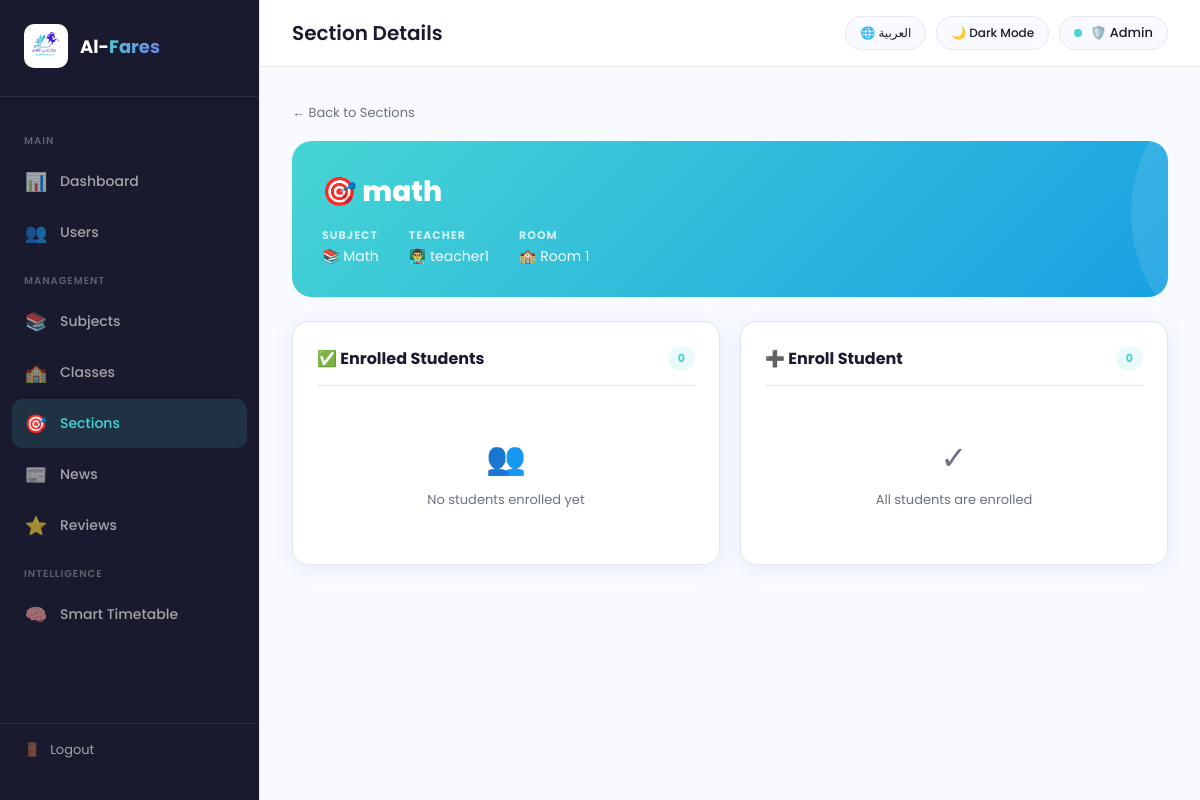
/admin/section/1 (signed in), run on an earlier commit of the app's database.
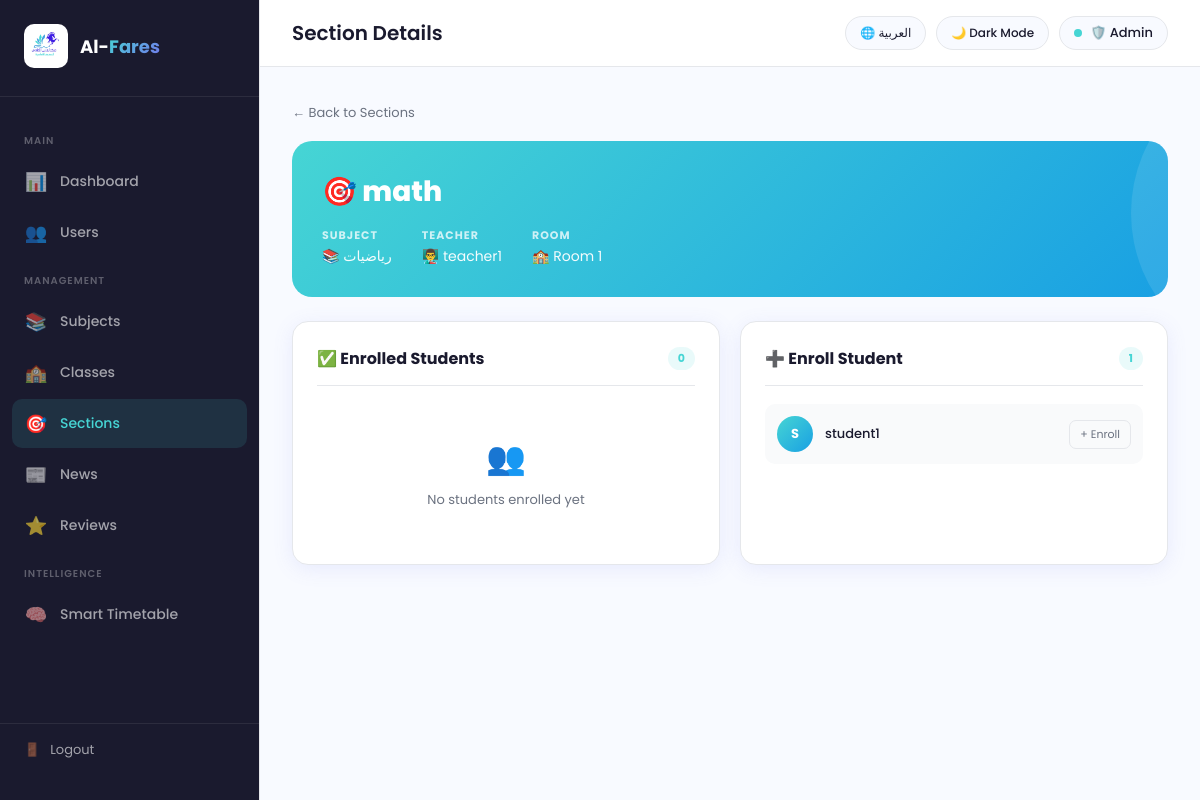
And on a later commit of the database.
### tables this page shows
CREATE TABLE Subjects (
            Subject_ID INTEGER PRIMARY KEY AUTOINCREMENT,
            Subject_Name TEXT NOT NULL,
            Credit_Hours INTEGER
        );

CREATE TABLE Users (
            User_ID INTEGER PRIMARY KEY AUTOINCREMENT,
            Full_Name TEXT NOT NULL,
            Username TEXT UNIQUE NOT NULL,
            Password TEXT NOT NULL,
            Email TEXT,
            User_Role TEXT NOT NULL CHECK(User_Role IN ('Admin','Teacher','Student'))
        );

CREATE TABLE Students (
            Student_ID INTEGER PRIMARY KEY AUTOINCREMENT,
            Grade_Level TEXT,
            Gender TEXT,
            Available_From TEXT DEFAULT '14:00',
            Parent_ID INTEGER,
            AI_Risk_Status TEXT DEFAULT 'Normal',
            User_ID INTEGER,
            Class_ID INTEGER,
            FOREIGN KEY (User_ID) REFERENCES Users(User_ID),
            FOREIGN KEY (Class_ID) REFERENCES Classes(Class_ID)
        );

### app.py (the view)
@app.route('/admin/section/<int:section_id>')
def section_details(section_id):
    if session.get('role') != 'Admin':
        return redirect('/login')
    conn = get_db()
    section = conn.execute('''
        SELECT s.*, sub.Subject_Name, u.Full_Name AS Teacher_Name, c.Room_Number
        FROM Sections s
        LEFT JOIN Subjects sub ON s.Subject_ID = sub.Subject_ID
        LEFT JOIN Teachers t ON s.Teacher_ID = t.Teacher_ID
        LEFT JOIN Users u ON t.User_ID = u.User_ID
        LEFT JOIN Classes c ON s.Class_ID = c.Class_ID
        WHERE s.Section_ID = ?
    ''', (section_id,)).fetchone()
    enrolled = conn.execute('''
        SELECT e.*, u.Full_Name, st.Student_ID
        FROM Enrollments e
        JOIN Students st ON e.Student_ID = st.Student_ID
        JOIN Users u ON st.User_ID = u.User_ID
        WHERE e.Section_ID = ?
    ''', (section_id,)).fetchall()
    available = conn.execute('''
        SELECT st.Student_ID, u.Full_Name
        FROM Students st
        JOIN Users u ON st.User_ID = u.User_ID
        WHERE st.Student_ID NOT IN (
            SELECT Student_ID FROM Enrollments WHERE Section_ID = ?
        )
    ''', (section_id,)).fetchall()
    conn.close()
    return render_template('section_details.html',
                           section=section,
                           enrolled=enrolled,
                           available=available)

### database.py (called while the page is built)
def get_db():
    conn = sqlite3.connect('alfares.db')
    conn.row_factory = sqlite3.Row
    return conn

### templates/section_details.html (shortened to what the changed rows need)
<!DOCTYPE html>
<html lang="en" dir="ltr" data-theme="light">
<head>
</head>
<body>
  <aside class="sidebar">
    <div class="sidebar-logo">
      <h2>Al-<span>Fares</span></h2>
    </div>
  </aside>
  <div class="main">
    <div class="topbar">
      <h1 id="page-title">Section Details</h1>
    </div>
    <div class="content">
      <div class="section-info-card">
        <h2>🎯 {{ section.Section_Name }}</h2>
        <div class="info-row">
          <div>
            <strong data-ar="المادة" data-en="Subject">Subject</strong>
            📚 {{ section.Subject_Name or 'N/A' }}
          </div>
          <div>
            <strong data-ar="المعلم" data-en="Teacher">Teacher</strong>
            👨‍🏫 {{ section.Teacher_Name or 'N/A' }}
          </div>
          <div>
            <strong data-ar="القاعة" data-en="Room">Room</strong>
            🏫 {{ section.Room_Number or 'N/A' }}
          </div>
        </div>
      </div>
      <div class="panels-grid">
        <div class="panel">
          <div class="panel-header">
            <h3 data-ar="➕ تسجيل طالب" data-en="➕ Enroll Student">➕ Enroll Student</h3>
            <span class="count-badge">{{ available|length }}</span>
          </div>
          {% for a in available %}
          <form method="POST" action="/admin/enroll/{{ section.Section_ID }}" style="margin:0;">
            <div class="student-row">
              <div class="student-avatar">{{ a.Full_Name[0]|upper }}</div>
              <div class="name">{{ a.Full_Name }}</div>
              <button type="submit" class="student-action add">+ Enroll</button>
            </div>
          </form>
          {% else %}
          <div class="empty-mini">
            <div class="icon">✓</div>
            <p data-ar="جميع الطلاب مسجلون" data-en="All students are enrolled">All students are enrolled</p>
          </div>
          {% endfor %}
        </div>
      </div>
    </div>
  </div>
</body>
</html>

What changed in the data, as far as the page shows it:
changed Subjects: Subject_Name "Math" → "رياضيات"
now on this page (row edited): Students: Full_Name "S", Full_Name "student1"
Also different on the page:
{{ available|length }}: "0" → "1"
text no longer shown: "✓ All students are enrolled"
